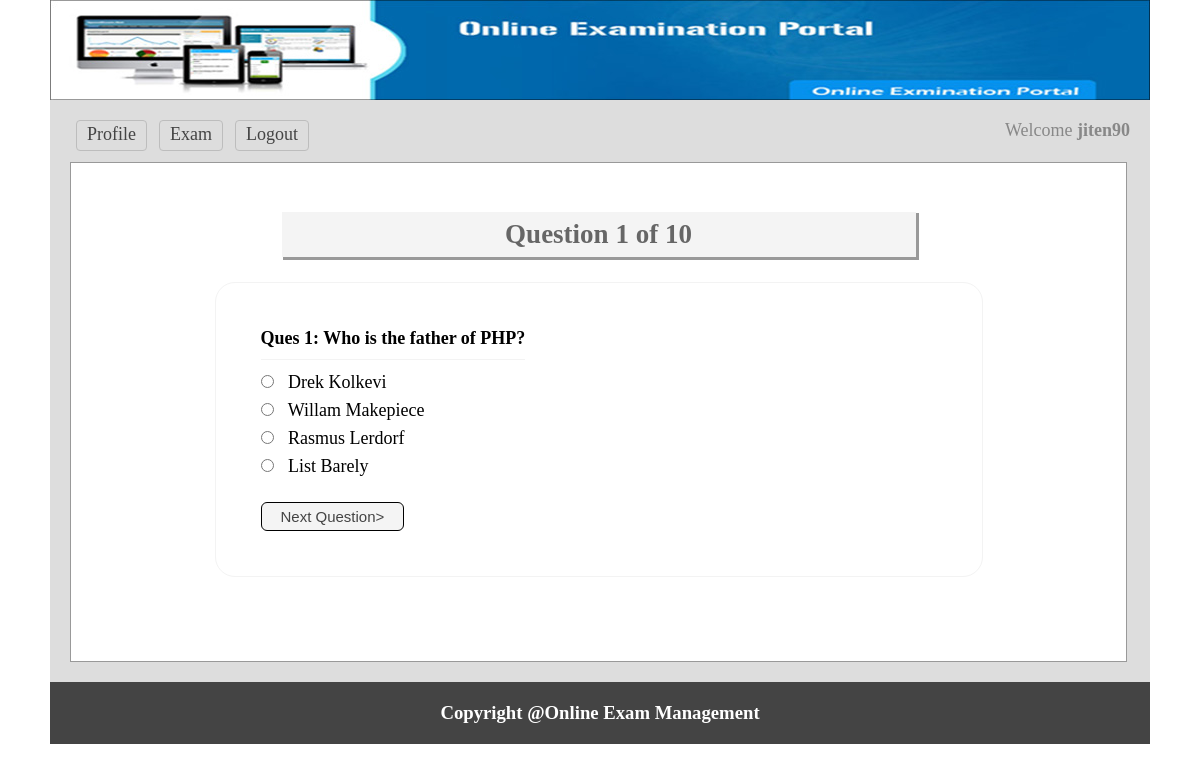
Screenshot of /test.php?q=1 (signed in) with the database file from the repository.
### tables this page shows
CREATE TABLE `tbl_ques` (
  `id` int(11) NOT NULL,
  `quesNo` int(11) NOT NULL,
  `ques` text NOT NULL
);

CREATE TABLE `tbl_ans` (
  `id` int(11) NOT NULL,
  `quesNo` int(11) NOT NULL,
  `rightAns` int(11) NOT NULL DEFAULT 0,
  `ans` text NOT NULL
);

### classes/Exam.php (called while the page is built, shortened)
<?php
$filepath = realpath(dirname(__FILE__));
include_once ($filepath.'/../lib/Database.php');
class Exam{
    private $db;
    public function __construct(){
        $this->db = new Database();
    }
    public function getTotalRows(){
        $query     = "SELECT * FROM tbl_ques";
        $getResult = $this->db->select($query);
        $total     = $getResult->num_rows;
        return $total;
    }
    public function getQuesByNumber($number){
        $query     = "SELECT * FROM tbl_ques WHERE quesNo = '$number'";
        $getDataRow   = $this->db->select($query);
        $result    = $getDataRow->fetch_assoc();
        return $result;
    }
    public function getAnswer($number){
        $query       = "SELECT * FROM tbl_ans WHERE quesNo = '$number'";
        $getData = $this->db->select($query);
        return $getData;
    }
}
?>

### lib/Database.php (called while the page is built, shortened)
<?php
Class Database{
	public $host   = DB_HOST;
	public $user   = DB_USER;
	public $pass   = DB_PASS;
	public $dbname = DB_NAME;
	public $link;
	private function connectDB(){
	$this->link = new mysqli($this->host, $this->user, $this->pass, $this->dbname);
 }
	public function select($query){
		$result = $this->link->query($query) or die($this->link->error.__LINE__);
		if($result->num_rows > 0){
			return $result;
		} else {
			return false;
		}
	}
}

### test.php (the view, shortened to what this page needs)
<?php include 'inc/header.php'; ?>
<?php
if(isset($_GET['q'])){
  $number = (int)$_GET['q'];
}else{
    header("Location:exam.php");
}
$total    = $exm->getTotalRows();
$question = $exm->getQuesByNumber($number);
?>
<div class="main">
<h1>Question <?php echo $question['quesNo']; ?> of <?php echo $total;?> </h1>
	<div class="test">
		<form method="post" action="">
		<table>
			<tr>
				<td colspan="2">
				 <h3 style="font-size: 18px">Ques <?php echo $question['quesNo']; ?>: <?php echo $question['ques'];?> </h3>
				</td>
			</tr>
            <?php
                $answer = $exm->getAnswer($number);
            if($answer){
                while($result = $answer->fetch_assoc()){
            ?>
			<tr>
				<td>
				 <input type="radio" name="ans" value="<?php echo $result['id']; ?>"/>
                    <?php echo $result['ans']; ?>
				</td>
			</tr>
			<?php } } ?>
			<tr style="padding-left: 12px;" class="button_next">
			  <td >
				<input type="submit" name="submit" value="Next Question>"/>
			</td>
			</tr>
		</table>
     </form>
</div>
 </div>
<?php include 'inc/footer.php'; ?>

### css/main.css (style rules this page uses)
* { margin:0;padding:0;outline:none }
body { font-family:verdana }
input[type="submit"] { cursor: pointer; font-size: 15px; padding: 1px 10px; }
.main { background: #fff none repeat scroll 0 0; border: 1px solid #999; margin-top: 7px; min-height: 468px; padding: 15px; width: 1025px; }
.main h1 { background: #f4f4f4 none repeat scroll 0 0; box-shadow: 2px 2px 0 1px #999; color: #666; margin: 34px auto 25px; padding: 7px; text-align: center; width: 620px; }
.test { border: 1px solid #f3f3f3; border-radius: 20px; margin: 0 auto; max-width: 680px; padding: 43px; }
.test input[type="radio"] { margin-bottom: 10px; margin-right: 10px; cursor:pointer; }
.test h3 { border-bottom: 1px solid #f3f3f3; font-size: 16px; margin-bottom: 10px; padding-bottom: 10px; }
.button_next input { background: #f4f4f4 none repeat scroll 0 0; border: 1px solid black; border-radius: 6px; color: #444444; margin-top: 18px; padding: 5px 19px; text-align: center; text-decoration: none; }

### rows the page displays
tbl_ques: quesNo "1", ques "Who is the father of PHP?"
tbl_ans: ans "Drek Kolkevi"
tbl_ans: ans "Willam Makepiece"
tbl_ans: ans "Rasmus Lerdorf"
tbl_ans: ans "List Barely"

### other values shown
Session::get("username") "jiten90"
$total "10"
